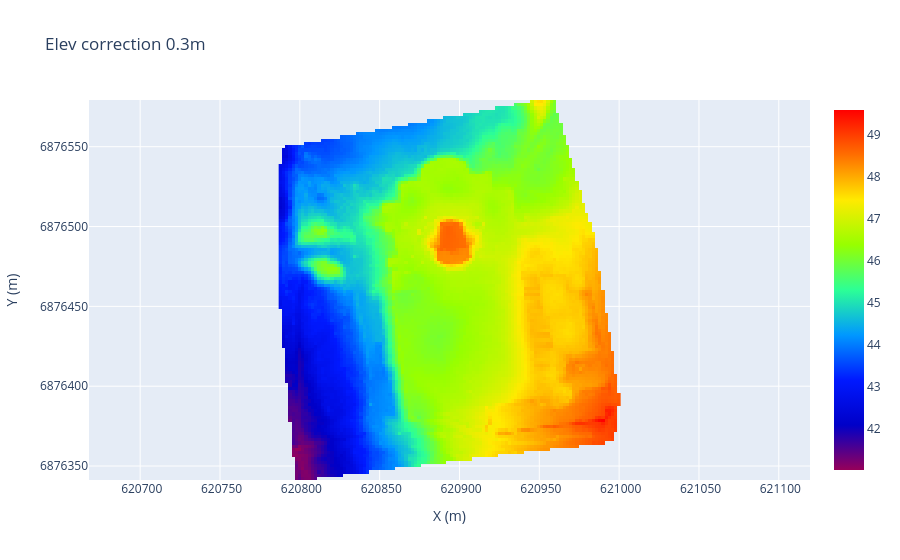

The notebook cell saved with this chart:
### Code cell
ploting.create_plotly_map(elev_cor, meta, "Elev correction 0.3m", color="rainbow")
